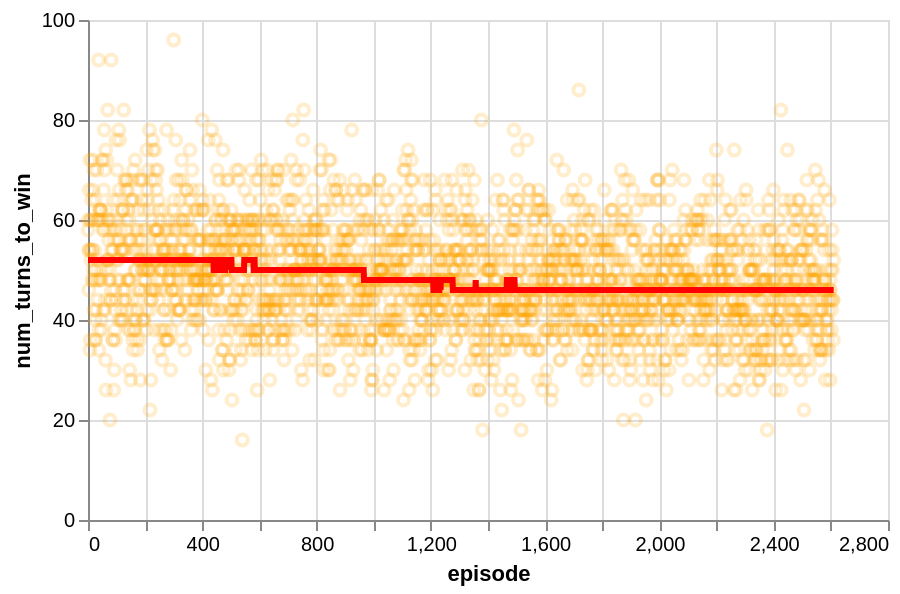

Notebook code for this chart:
### Code cell
plot_training_metric(agent1, "num_turns_to_win")

### Figure 1 — Vega-Lite specification as saved in the notebook (floating-point values rounded to 4 significant figures; data arrays with more than 128 entries replaced by an {"elided": "..."} marker saying what was removed)
{"config": {"view": {"continuousWidth": 300, "continuousHeight": 300}}, "layer": [{"mark": {"type": "point", "color": "orange", "opacity": 0.2}, "encoding": {"x": {"field": "episode", "type": "quantitative"}, "y": {"field": "num_turns_to_win", "title": "num_turns_to_win", "type": "quantitative"}}}, {"mark": {"type": "line", "color": "red", "size": 3}, "encoding": {"x": {"field": "episode", "type": "quantitative"}, "y": {"field": "rolling_mean", "type": "quantitative"}}, "transform": [{"window": [{"op": "median", "field": "num_turns_to_win", "as": "rolling_mean"}], "frame": [-261, 261]}]}], "data": {"name": "data-733d1be5bbacc3ee154116fc2611e674"}, "height": 250, "width": 400, "$schema": "https://vega.github.io/schema/vega-lite/v5.17.0.json", "datasets": {"data-733d1be5bbacc3ee154116fc2611e674": {"elided": "2611 records"}}}
